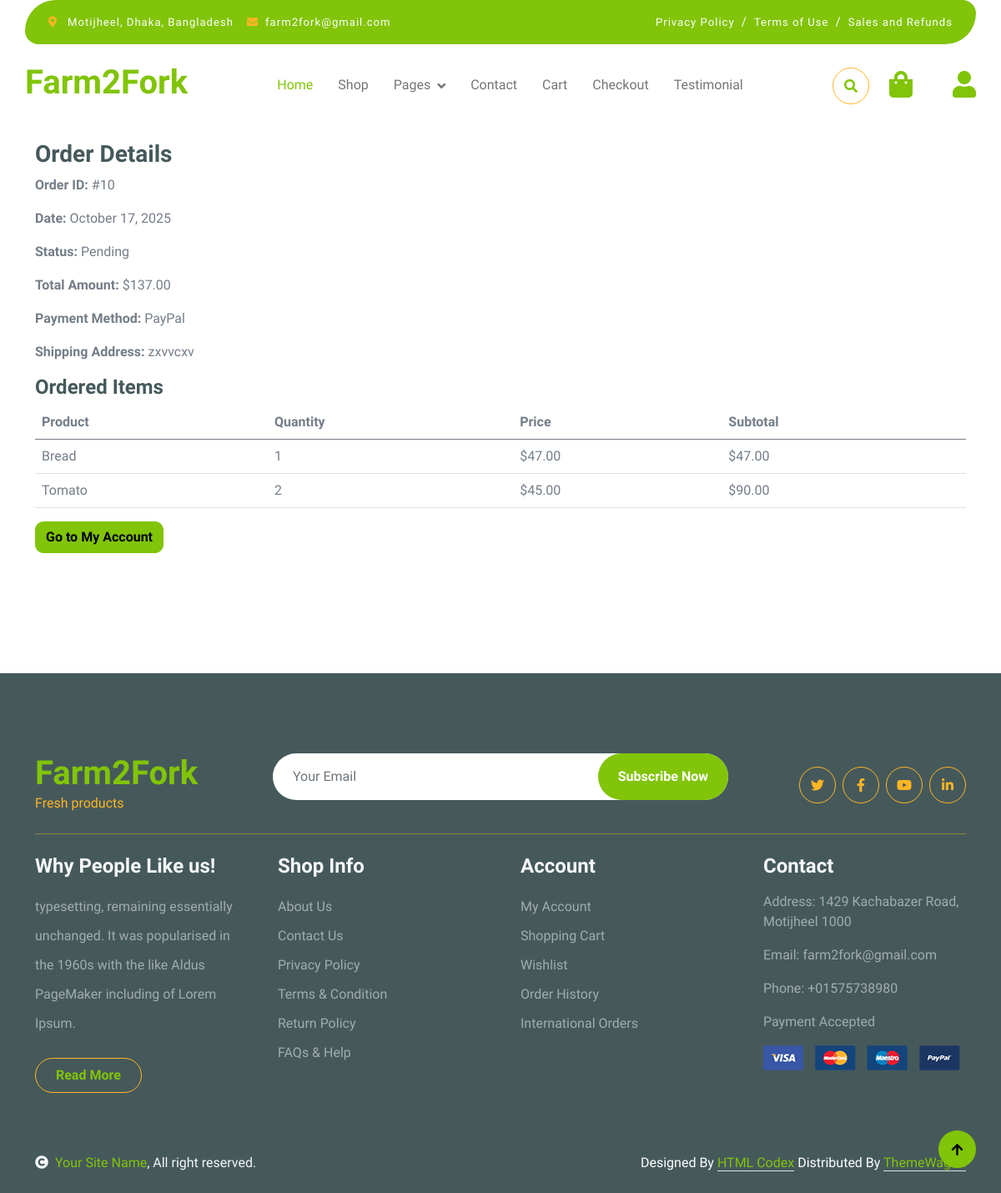
Page /order-success/10/ (signed in) on the committed database.
### shop/models.py (models this page shows, shortened)
class Order(models.Model):
    user = models.ForeignKey(User, on_delete=models.CASCADE)
    total_amount = models.FloatField()
    shipping_address = models.TextField()
    payment_method = models.CharField(max_length=50, choices=PAYMENT_METHODS)
    status = models.CharField(max_length=20, choices=ORDER_STATUS, default='Pending')
    created_at = models.DateTimeField(auto_now_add=True)

class OrderItem(models.Model):
    order = models.ForeignKey(Order, on_delete=models.CASCADE, related_name='items')
    product = models.ForeignKey(Product, on_delete=models.CASCADE)  # Fixed typo
    quantity = models.PositiveIntegerField()
    price = models.FloatField()
    def subtotal(self):
        return self.quantity * self.price

class Product(models.Model):
    title = models.CharField(max_length=100)
    regular_price = models.FloatField()
    discounted_price = models.FloatField()
    descriptions = models.TextField()
    category = models.CharField(choices=CATEGORY_CHOICES, max_length=2)
    product_image = models.ImageField(upload_to='product_image')
    tags = models.ManyToManyField(Tag, blank=True)

### shop/views.py (the view)
# urls.py: path('order-success/<int:order_id>/', views.order_success, name='order_success'),
@login_required
def order_success(request, order_id):
    order = get_object_or_404(Order, id=order_id, user=request.user)
    return render(request, 'shop/order_success.html', {'order': order})

### shop/templates/shop/order_success.html (shortened to what this page needs)
{% extends "shop/base.html" %}
{% load static %}
{% block content %}
    <div class="container-fluid py-5">
        <div class="container py-5">
            <h1 class="mb-4">Order Confirmed!</h1>
            <div class="row g-5">
                <div class="col-md-12">
                    <h3>Order Details</h3>
                    <p><strong>Order ID:</strong> #{{ order.id }}</p>
                    <p><strong>Date:</strong> {{ order.created_at|date:"F j, Y" }}</p>
                    <p><strong>Status:</strong> {{ order.status }}</p>
                    <p><strong>Total Amount:</strong> ${{ order.total_amount|floatformat:2 }}</p>
                    <p><strong>Payment Method:</strong> {{ order.payment_method }}</p>
                    <p><strong>Shipping Address:</strong> {{ order.shipping_address }}</p>
                    <h4>Ordered Items</h4>
                    <table class="table">
                        <thead>
                            <tr>
                                <th>Product</th>
                                <th>Quantity</th>
                                <th>Price</th>
                                <th>Subtotal</th>
                            </tr>
                        </thead>
                        <tbody>
                            {% for item in order.items.all %}
                            <tr>
                                <td>{{ item.product.title }}</td>
                                <td>{{ item.quantity }}</td>
                                <td>${{ item.price|floatformat:2 }}</td>
                                <td>${{ item.subtotal|floatformat:2 }}</td>
                            </tr>
                            {% endfor %}
                        </tbody>
                    </table>
                    <a href="{% url 'my_account' %}" class="btn btn-primary">Go to My Account</a>
                </div>
            </div>
        </div>
    </div>
{% endblock content %}

### shop/static/css/style.css (style rules this page uses)
.btn { font-weight: 600; transition: .5s; }

### rows in the picture
Order: id "10", created_at "October 17, 2025", status "Pending", total_amount "137.00", payment_method "PayPal", shipping_address "zxvvcxv"
OrderItem: product "Bread", quantity "1", price "47.00", subtotal "47.00"
OrderItem: product "Tomato", quantity "2", price "45.00", subtotal "90.00"
